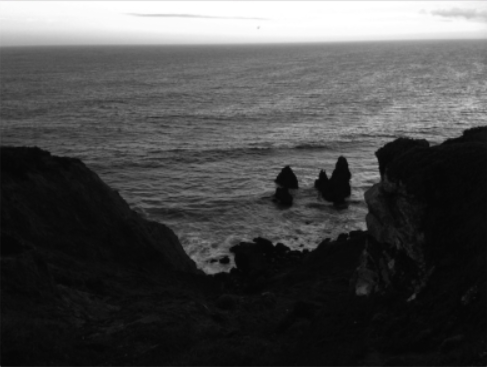
#> input picture data/water.png, 487 x 367 px, found by its file name
$ python equalized_hist.py
#> lines starting #> are read from the running program, lines starting #| are printed output that depends on the picture
import numpy as np
import matplotlib.pyplot as plt
import cv2, sys

image = cv2.imread('D:/Anaconda/Image_analysis/water.png')
#> image is the input picture: shape (367, 487, 3); mean B, G, R 74.6, 74.6, 74.6
gray_img = (0.1140*image[:,:,0] + 0.5870*image[:,:,1]+ 0.2989*image[:,:,2]).astype(np.uint8)
w, h = gray_img.shape
#> w = 367; h = 487
plt.axis("off")
plt.imshow(gray_img, 'gray')
plt.title('Original Image')

hist_f = np.zeros(256) # Creat 1D array of zeros
for i in range(w):
    for j in range(h):
        '''
        Now at each index of the image u'll get a pixel intensity value (p), now
        at p_th index of empty 1D array you just add 1 and loop over whole image.
        '''
        hist_f[(gray_img[i,j])] = hist_f[(gray_img[i,j])] + 1
#> after the loop, hist_f = 256 values, max 13485 at index 9, min 0 at index 0, mean 698.2
'''
1st one are the x-axis coordinated of the bars in histogram list respectively,
i.e. the value at the nth index of hist_f will be on the n coordinate on x=axis.
2nd is the hight of each bar.
'''
plt.figure(figsize=(7, 7))
plt.bar(list(range(len(hist_f))), hist_f, color='red')
plt.title('Unequalized Histogram')
plt.ylabel('Frequency')

r_k = np.unique(gray_img)
#> r_k = 251 values from 4 to 254
p_k = hist_f
#> p_k has the same summary as hist_f
prob_m = p_k / np.sum(p_k)
#> prob_m = 256 values, max 0.0754 at index 9, min 0 at index 0, mean 0.00391
C_m = np.zeros(len(p_k))
#> C_m = 256 values from 0 to 0
for i in range(len(p_k)):
    C_m[i] = prob_m[i] + C_m[i-1]
#> after the loop, C_m = 256 values from 0 to 1

plt.figure(figsize=(7, 7))
plt.bar(list(range(len(C_m))), C_m, color='green')
plt.title('Cumulative function')
plt.ylabel('Frequency')

L = C_m * np.max(gray_img)
#> L = 256 values from 0 to 254
L_r = np.round(L, 0)
#> L_r = 256 values from 0 to 254

eq_img = np.zeros((w, h), np.uint8)
for i in range(w):
    for j in range(h):
        '''
        This is just like the above done hist_f loop
        '''
        eq_img[i, j] = L_r[gray_img[i, j]]
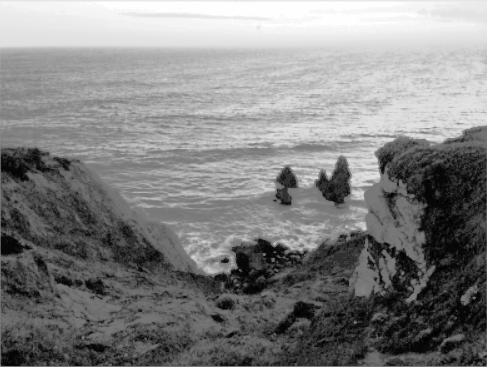
#> eq_img: shape (367, 487); min 0, max 254, mean 129.9

plt.figure(figsize=(7, 7))
plt.imshow(eq_img, 'gray')
plt.title('Equalized Image')

eq_hist = np.zeros(256)
for i in range(w):
    for j in range(h):
        eq_hist[(eq_img[i,j])] = eq_hist[(eq_img[i,j])] + 1
#> after the loop, eq_hist = 256 values, max 13485 at index 48, min 0 at index 1, mean 698.2

plt.figure(figsize=(7, 7))
plt.bar(list(range(len(eq_hist))), eq_hist, color='blue')
plt.title('Equalized Histogram')
plt.ylabel('Frequency')
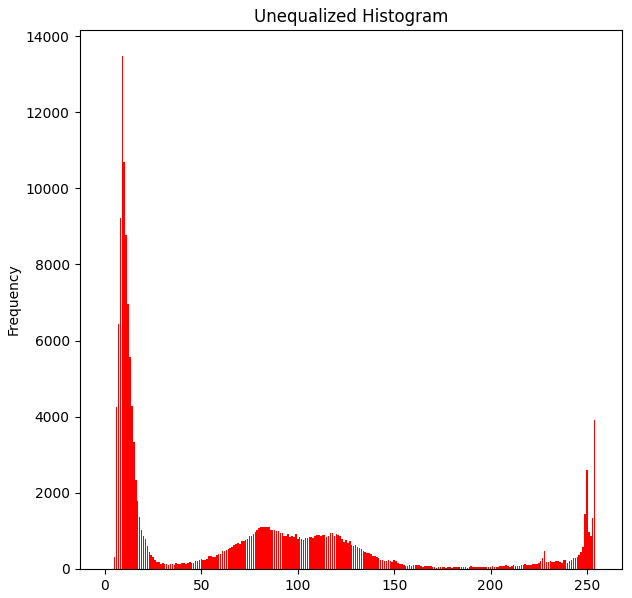
#> figure drawn by matplotlib, 1 panel; tallest bar 13485 high, from x = 8.6 to 9.4
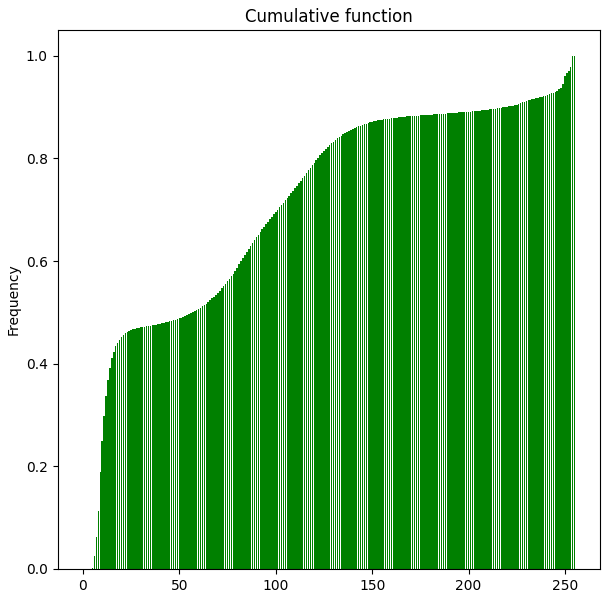
#> figure drawn by matplotlib, 1 panel
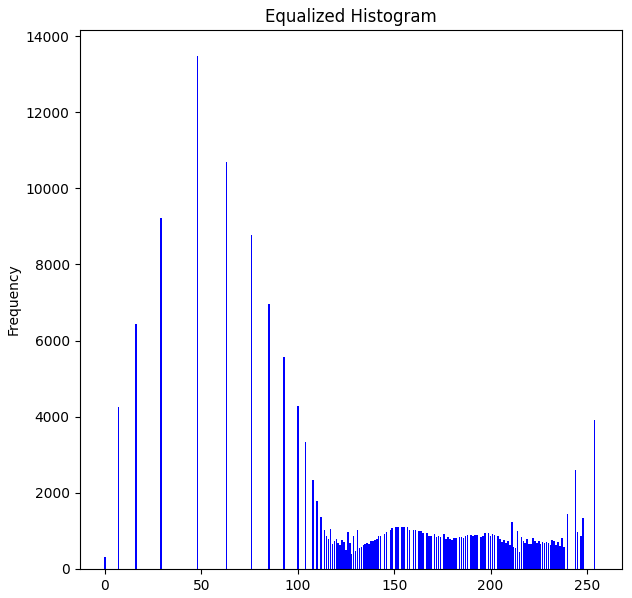
#> figure drawn by matplotlib, 1 panel; tallest bar 13485 high, from x = 47.6 to 48.4
